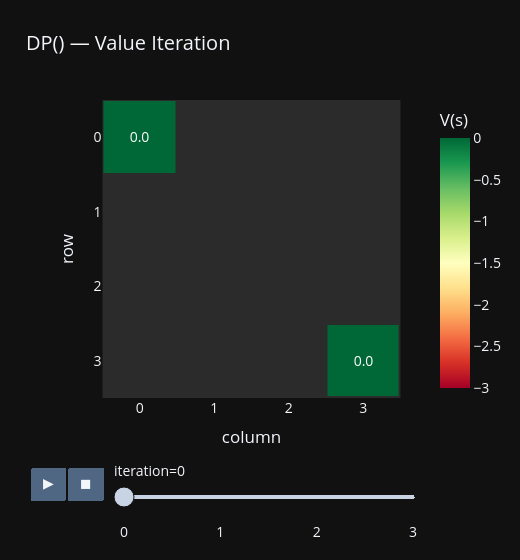

Notebook code for this chart:
### Markdown cell above
# Animation: Dynamic Programing Value Iteration:
* Gray cells = still "unknown" (-100000). After 3 iterations V* is reached

### Code cell
animate_values(env.history, "DP() — Value Iteration", zmin=-3).show()

### Figure 1 — Plotly figure (JSON) as saved in the notebook; plotly's stock layout.template omitted (floating-point values rounded to 4 significant figures)
{"data": [{"coloraxis": "coloraxis", "hovertemplate": "column: %{x}<br>row: %{y}<br>V(s): %{z}<extra></extra>", "name": "0", "texttemplate": "%{z:.1f}", "type": "heatmap", "xaxis": "x", "xgap": 3, "yaxis": "y", "ygap": 3, "z": [[0.0, NaN, NaN, NaN], [NaN, NaN, NaN, NaN], [NaN, NaN, NaN, NaN], [NaN, NaN, NaN, 0.0]]}], "layout": {"coloraxis": {"autocolorscale": false, "cmax": 0, "cmin": -3, "colorbar": {"title": {"text": "V(s)"}}, "colorscale": [[0, "rgb(165,0,38)"], [0.1, "rgb(215,48,39)"], [0.2, "rgb(244,109,67)"], [0.3, "rgb(253,174,97)"], [0.4, "rgb(254,224,139)"], [0.5, "rgb(255,255,191)"], [0.6, "rgb(217,239,139)"], [0.7, "rgb(166,217,106)"], [0.8, "rgb(102,189,99)"], [0.9, "rgb(26,152,80)"], [1, "rgb(0,104,55)"]]}, "font": {"size": 14}, "height": 560, "plot_bgcolor": "#2b2b2b", "sliders": [{"active": 0, "currentvalue": {"prefix": "iteration="}, "len": 0.9, "pad": {"b": 10, "t": 60}, "steps": [{"args": [["0"], {"frame": {"duration": 0, "redraw": true}, "fromcurrent": true, "mode": "immediate", "transition": {"duration": 0, "easing": "linear"}}], "label": "0", "method": "animate"}, {"args": [["1"], {"frame": {"duration": 0, "redraw": true}, "fromcurrent": true, "mode": "immediate", "transition": {"duration": 0, "easing": "linear"}}], "label": "1", "method": "animate"}, {"args": [["2"], {"frame": {"duration": 0, "redraw": true}, "fromcurrent": true, "mode": "immediate", "transition": {"duration": 0, "easing": "linear"}}], "label": "2", "method": "animate"}, {"args": [["3"], {"frame": {"duration": 0, "redraw": true}, "fromcurrent": true, "mode": "immediate", "transition": {"duration": 0, "easing": "linear"}}], "label": "3", "method": "animate"}], "x": 0.1, "xanchor": "left", "y": 0, "yanchor": "top"}], "title": {"text": "DP() — Value Iteration"}, "updatemenus": [{"buttons": [{"args": [null, {"frame": {"duration": 1000, "redraw": true}, "fromcurrent": true, "mode": "immediate", "transition": {"duration": 500, "easing": "linear"}}], "label": "&#9654;", "method": "animate"}, {"args": [[null], {"frame": {"duration": 0, "redraw": true}, "fromcurrent": true, "mode": "immediate", "transition": {"duration": 0, "easing": "linear"}}], "label": "&#9724;", "method": "animate"}], "direction": "left", "pad": {"r": 10, "t": 70}, "showactive": false, "type": "buttons", "x": 0.1, "xanchor": "right", "y": 0, "yanchor": "top"}], "width": 520, "xaxis": {"anchor": "y", "constrain": "domain", "domain": [0, 1], "dtick": 1, "scaleanchor": "y", "showgrid": false, "title": {"text": "column"}, "zeroline": false}, "yaxis": {"anchor": "x", "autorange": "reversed", "constrain": "domain", "domain": [0, 1], "dtick": 1, "showgrid": false, "title": {"text": "row"}, "zeroline": false}}}
